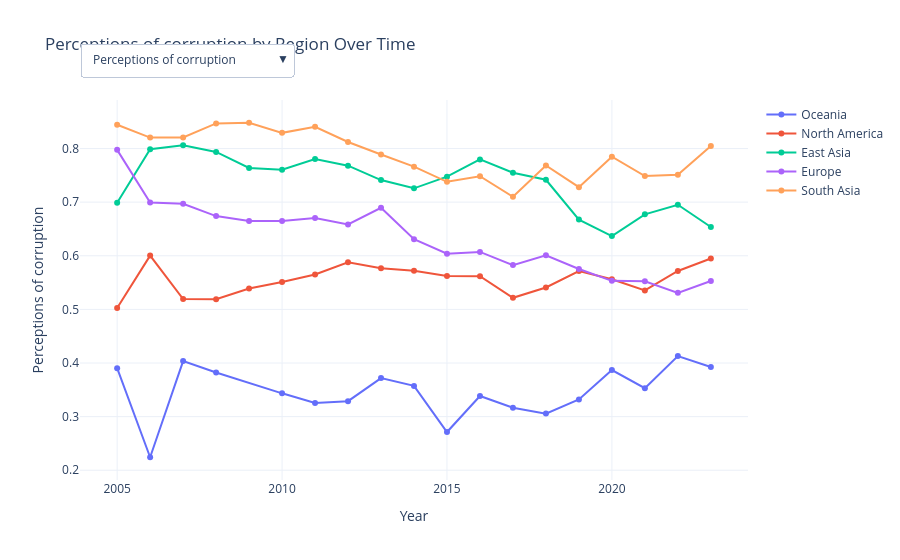

The notebook cell saved with this chart:
### Markdown cell above
The same graph as before but as a life ladder by country on a map, allowing you to visually click through the years to see where happiness trends overlap. It also is a good display of when the WHR started to get enough data from most countries.

### Code cell
import pandas as pd
import plotly.graph_objects as go

# Define regions
regions = {
    'Oceania': ['Australia', 'New Zealand'],
    'North America': ['United States', 'Canada'],
    'East Asia': ['China', 'Japan', 'South Korea'],
    'Europe': ['France', 'Germany', 'Sweden', 'Spain', 'Italy'],
    'South Asia': ['India', 'Pakistan', 'Bangladesh'],
}

# Assign region labels
df['Region'] = df['Country name'].apply(lambda x: next((r for r, countries in regions.items() if x in countries), 'Other'))

# Define indicators to choose from
indicators = [
    'Life Ladder',
    'Social support',
    'Freedom to make life choices',
    'Generosity',
    'Perceptions of corruption',
    'Log GDP per capita',
    'Healthy life expectancy at birth'
]

# Precompute all region-averaged data
region_data = {}
for indicator in indicators:
    temp = df[df['Region'] != 'Other'].groupby(['year', 'Region'])[indicator].mean().reset_index()
    region_data[indicator] = temp

# Create base figure with the first indicator
initial_indicator = indicators[0]
fig = go.Figure()

for region in regions:
    subset = region_data[initial_indicator][region_data[initial_indicator]['Region'] == region]
    fig.add_trace(go.Scatter(
        x=subset['year'],
        y=subset[initial_indicator],
        mode='lines+markers',
        name=region,
        visible=True
    ))

# Add dropdown menu
dropdown_buttons = []
for i, indicator in enumerate(indicators):
    visibility = []
    for region in regions:
        visibility.extend([indicator == ind for ind in [indicator]*len(regions)])
    button = dict(
        label=indicator,
        method="update",
        args=[
            {"y": [region_data[indicator][region_data[indicator]['Region'] == region][indicator].values for region in regions],
             "x": [region_data[indicator][region_data[indicator]['Region'] == region]['year'].values for region in regions],
             "type": "scatter"},
            {"title": f"{indicator} by Region Over Time", "yaxis": {"title": indicator}}
        ]
    )
    dropdown_buttons.append(button)

# Update layout with dropdown
fig.update_layout(
    updatemenus=[
        dict(
            active=0,
            buttons=dropdown_buttons,
            x=0.0,
            y=1.15,
            xanchor='left',
            yanchor='top'
        )
    ],
    title=f"{initial_indicator} by Region Over Time",
    xaxis_title="Year",
    yaxis_title=initial_indicator,
    template="plotly_white",
    height=600
)

fig.show()
